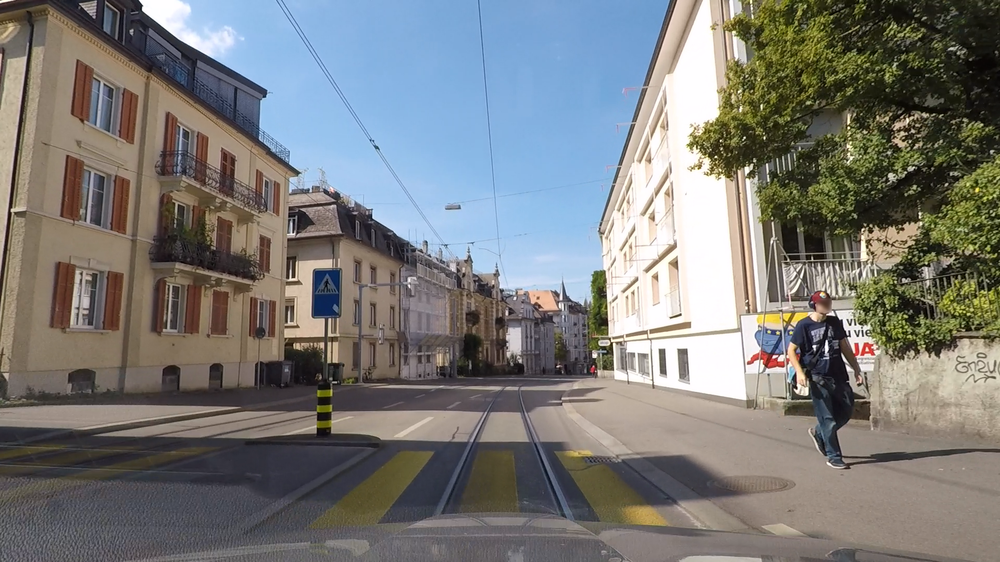
#> input picture img.png, 1000 x 562 px, shrunk from 1920 x 1080 before the run
$ jupyter execute 'Filters and Max Pooling.ipynb'
#> lines starting #> are read from the running program, lines starting #| are printed output that depends on the picture
[cell 1]
import cv2
import numpy as np
import matplotlib.pyplot as plt

# Update the path to your uploaded image
image_path = "./img.png"
img = cv2.imread(image_path, cv2.IMREAD_GRAYSCALE)
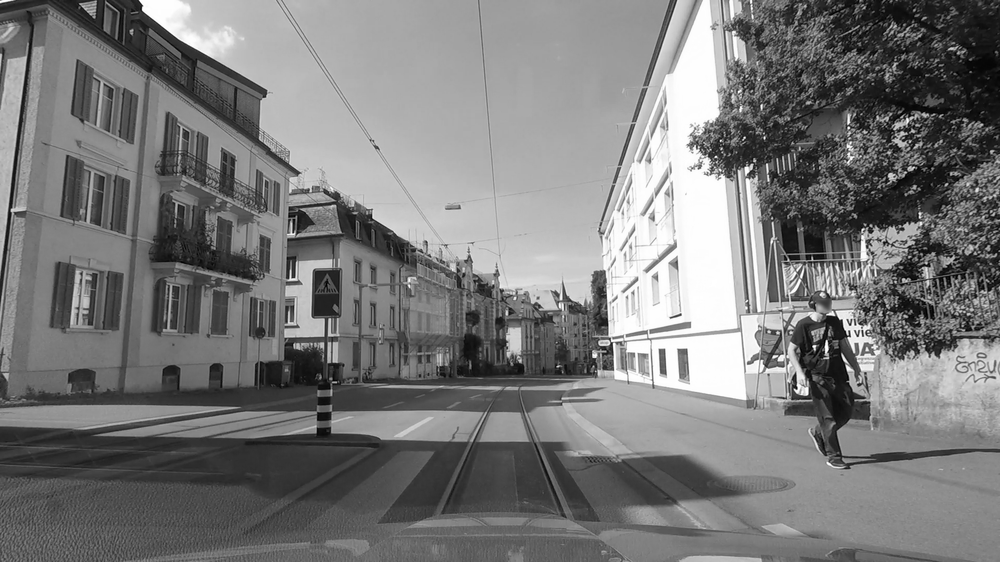
#> img: shape (562, 1000); min 0, max 255, mean 122
img = img.astype(np.int32)

[cell 2]
i_transformed = np.copy(img)
size_x = i_transformed.shape[0]
#> size_x = 562
size_y = i_transformed.shape[1]
#> size_y = 1000
i = img
print(size_x,size_y)
#| 562 1000
plt.imshow(img, cmap='gray')
plt.axis('off')
plt.show()

[cell 3]
# Define Sobel-x and Sobel-y filters
sobel_x = np.array([[-1, 0, 1],
                    [-2, 0, 2],
                    [-1, 0, 1]])
sobel_y = np.array([[-1, -2, -1],
                    [ 0,  0,  0],
                    [ 1,  2,  1]])

# Initialize output images
i_transformed_x = np.zeros_like(img)
i_transformed_y = np.zeros_like(img)

# Manual convolution (keep as is for practice)
for x in range(1, size_x-1):
    for y in range(1, size_y-1):
        region = img[x-1:x+2, y-1:y+2]
        i_transformed_x[x, y] = np.sum(region * sobel_x)
        i_transformed_y[x, y] = np.sum(region * sobel_y)
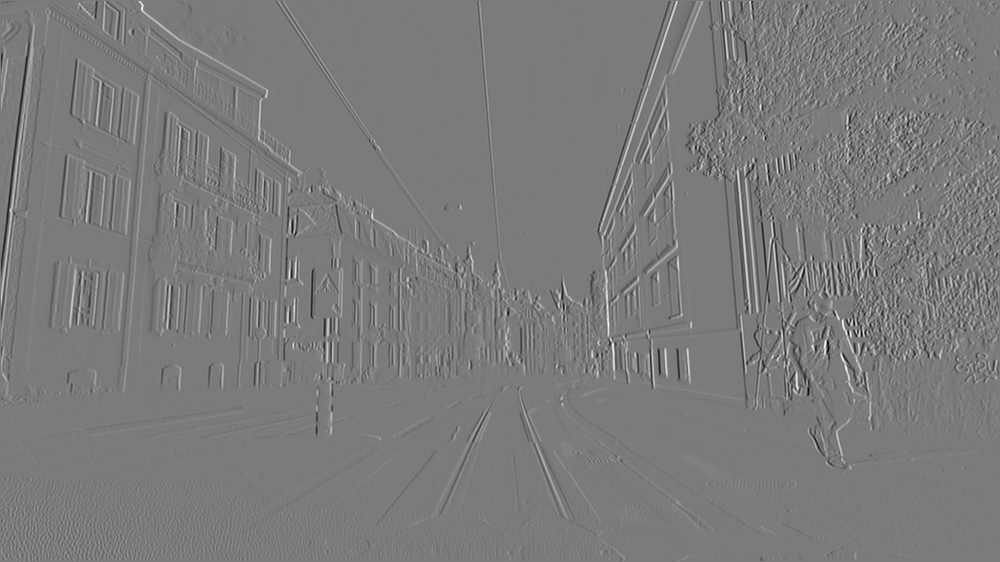
#> i_transformed_x: shape (562, 1000) int32; min -933, max 995, mean -0.2; drawn with min black and max white
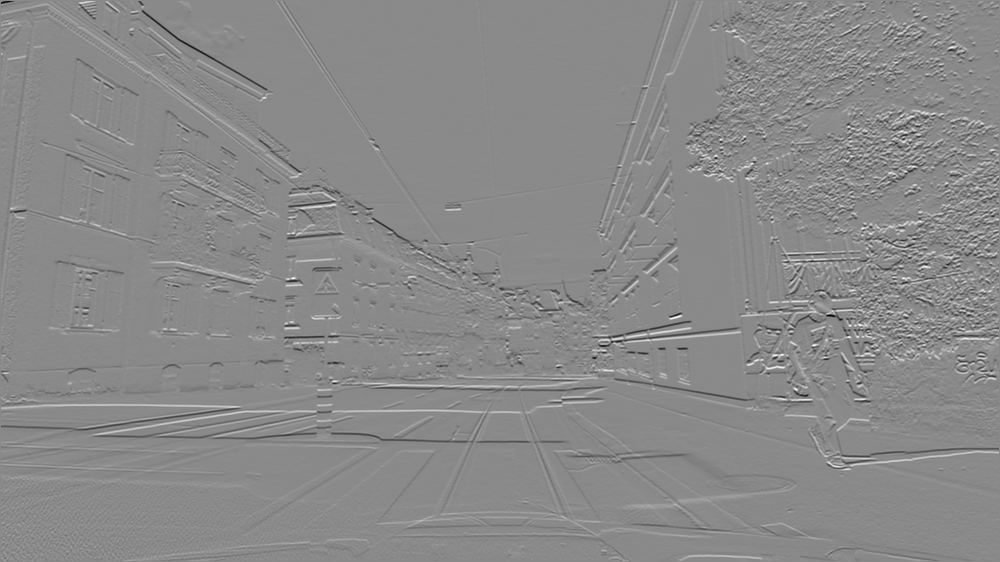
#> i_transformed_y: shape (562, 1000) int32; min -922, max 783, mean -0.3; drawn with min black and max white

# Calculate magnitude of gradient (overall edge strength)
edges = np.sqrt(i_transformed_x**2 + i_transformed_y**2)
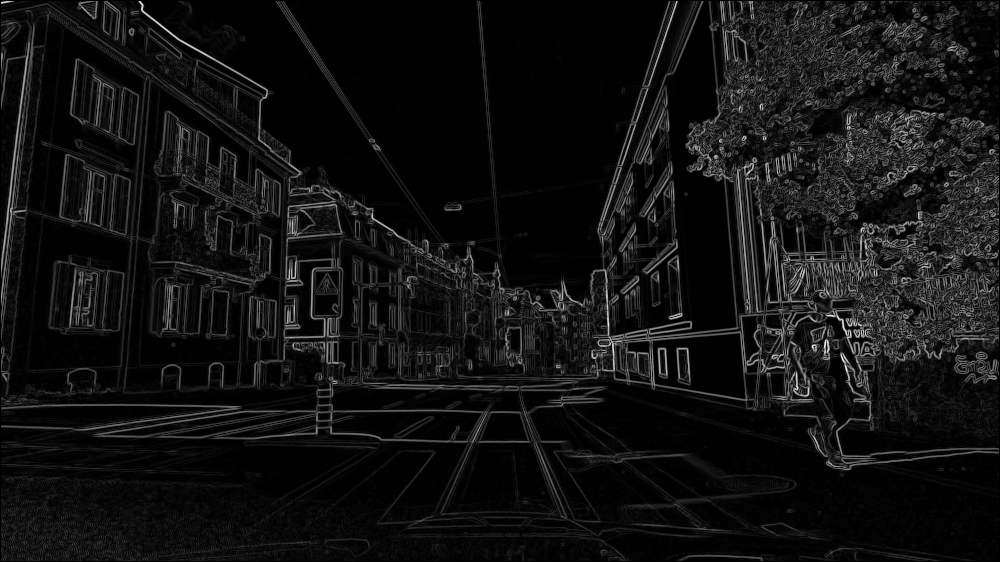
#> edges: shape (562, 1000) float64; min 0, max 1012.8, mean 73.2; drawn with min black and max white

# Normalize and convert to uint8
edges = np.clip(edges, 0, 255).astype(np.uint8)
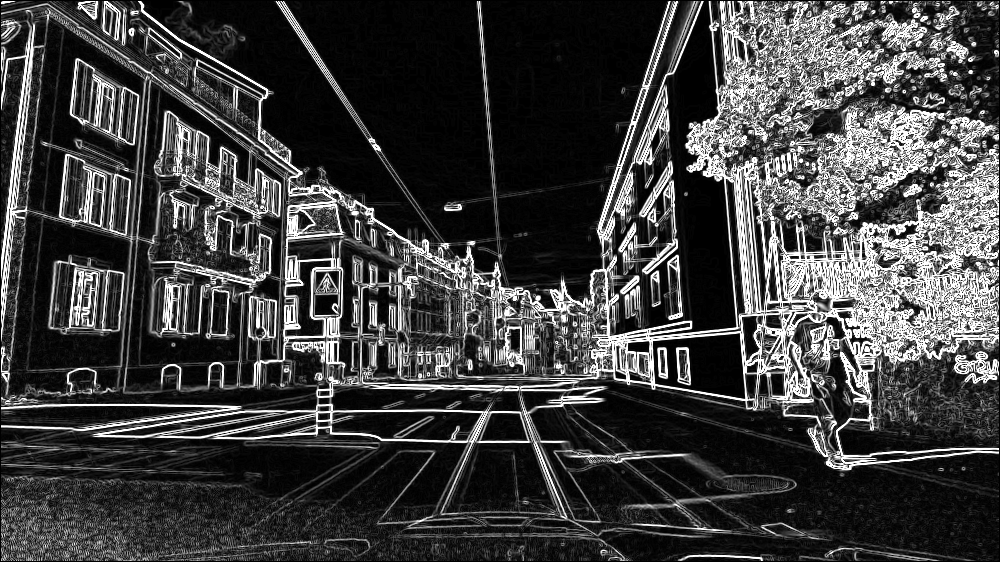
#> edges: shape (562, 1000); min 0, max 255, mean 63.7

edges_inverted = 255 - edges
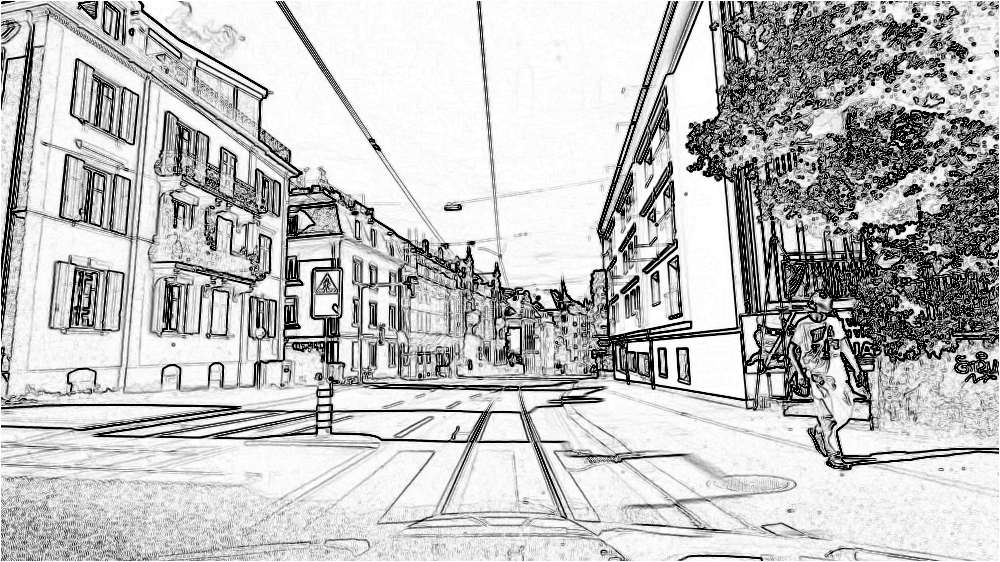
#> edges_inverted: shape (562, 1000); min 0, max 255, mean 191.3
plt.imshow(edges_inverted, cmap='gray')
plt.axis('off')
plt.show()

[cell 4]
new_x = int(size_x/2)
#> new_x = 281
new_y = int(size_y/2)
#> new_y = 500
newImage = np.zeros((new_x, new_y))
for x in range(0, size_x, 2):
  for y in range(0, size_y, 2):
    pixels = []
    pixels.append(edges[x, y])
    pixels.append(edges[x+1, y])
    pixels.append(edges[x, y+1])
    pixels.append(edges[x+1, y+1])
    pixels.sort(reverse=True)
    newImage[int(x/2),int(y/2)] = pixels[0]
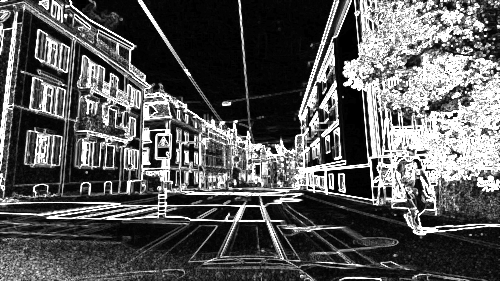
#> newImage: shape (281, 500) float64; min 0, max 255, mean 89.3

# Plot the image. Note the size of the axes -- now 256 pixels instead of 512
invertendo = 255 - newImage
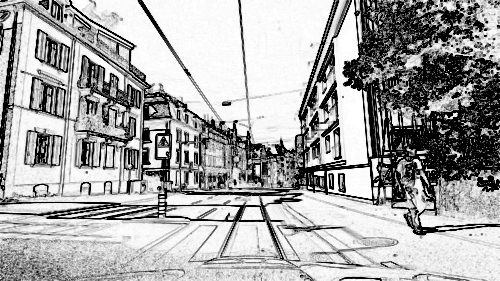
#> invertendo: shape (281, 500) float64; min 0, max 255, mean 165.7
plt.gray()
plt.grid(False)
plt.imshow(invertendo)
#plt.axis('off')
plt.show()
